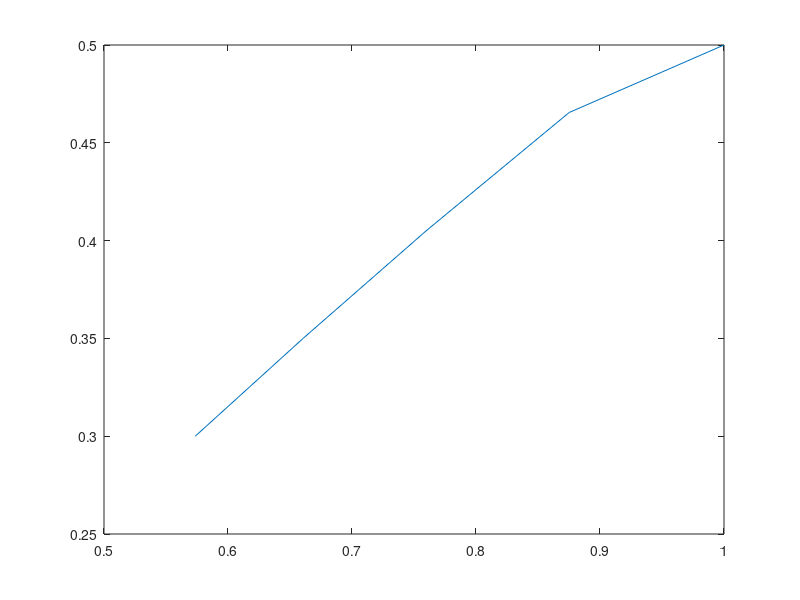
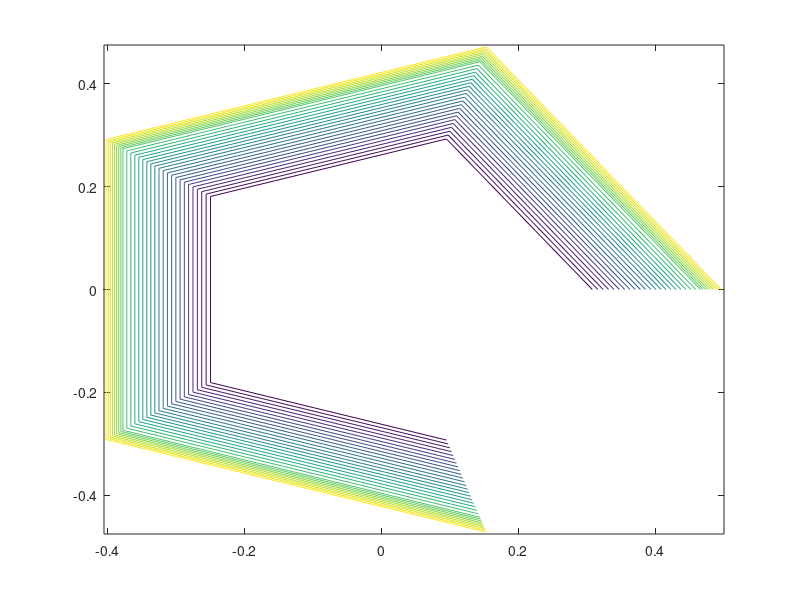
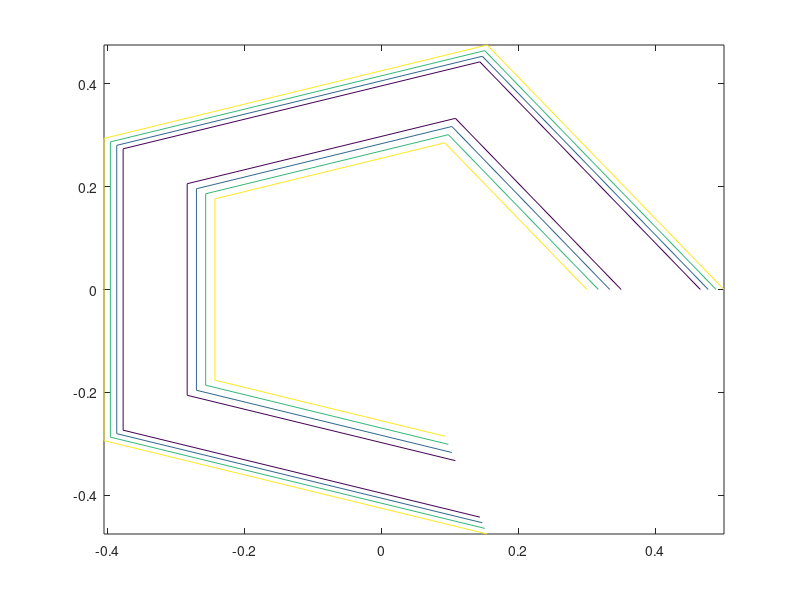

Source code (MATLAB) for these figures, in order:
clc
clear all
tic;
format long
alpha=1.1;
nu=1;
k1=5000;
delta_r1(1)=0.05;
r(1)=0.3;
i=1;
while r(i)<0.5
    delta_r1(i+1)=alpha*delta_r1(i);
    r(i+1)=r(i)+delta_r1(i);
   
%     delta_r(i)=abs(r(i+1)-r(i));
        i=i+1;
end
Imax=i;
r(Imax)=0.5;
delta_r1(Imax-1)=0.5-r(Imax-1);
for i=1:Imax-1
delta_r(i)=delta_r1(i);
end


delta_teta=2*pi/Imax;
teta=[0:delta_teta:2*pi-delta_teta];
w=zeros(Imax,Imax,k1);
w(:,1,:)=-5.625;
w(:,Imax,:)=-5.625;
 
for j=1:Imax-1
    A(j)=(2)/((delta_r(j)^2)*alpha*(alpha+1));
    B(j)=1/(r(j)*alpha*delta_r(j)*(1+alpha));
    C(j)=1/(r(j)*delta_teta)^2;
    %E(j)=1/(r(j)*A(j))+2/(A(j));
    %F(j)=-alpha^2*(1/(r(j)*A(j)))+2*alpha/(A(j)*delta_r(j));
end
  
D=zeros(Imax,Imax,k1);
si=ones(Imax,Imax,k1);
si(:,Imax,:)=1;
si1=ones(Imax,Imax,k1);
si0=ones(Imax,Imax,k1);

v=1;
k=1;
while v>10^(-6)
%    for k=1:1000   
      for i=1:Imax
si0(i,1,k)=si(i,2,k)-(2*(alpha)*delta_r(1)*1.5);
end

for i=2:Imax-1
        
        si(i,1,k+1)=(-si(i,2,k)*(A(1)+B(1))-si0(i,1,k)*(A(1)*alpha-(alpha^2)*B(1))-si(i+1,1,k)*C(1)-si(i-1,1,k)*C(1)-w(i,1,k))/(-A(1)*(alpha+1)+B(1)*((alpha^2)-1)-2*C(1));

     
end
        si(Imax,1,k+1)=(-si(Imax,2,k)*(A(1)+B(1))-si0(Imax,1,k)*(A(1)*alpha-(alpha^2)*B(1))-si(1,1,k)*C(1)-si(Imax-1,1,k)*C(1)-w(Imax,1,k))/(-A(1)*(alpha+1)+B(1)*((alpha^2)-1)-2*C(1));
        si(1,1,k+1)=(-si(1,2,k)*(A(1)+B(1))-si0(1,1,k)*(A(1)*alpha-(alpha^2)*B(1))-si(2,1,k)*C(1)-si(Imax,1,k)*C(1)-w(1,1,k))/(-A(1)*(alpha+1)+B(1)*((alpha^2)-1)-2*C(1));
% si(:,1,k)=(3*delta_r(1)-4*si(1,2,k)-si(1,3,k))/3;

for j=2:Imax-1
    
    for i=2:Imax-1
        
        si(i,j,k+1)=(-si(i,j+1,k)*(A(j)+B(j))-si(i,j-1,k)*(A(j)*alpha-(alpha^2)*B(j))-si(i+1,j,k)*C(j)-si(i-1,j,k)*C(j)-w(i,j,k))/(-A(j)*(alpha+1)+B(j)*((alpha^2)-1)-2*C(j));

     
    end
        si(Imax,j,k+1)=(-si(Imax,j+1,k)*(A(j)+B(j))-si(Imax,j-1,k)*(A(j)*alpha-(alpha^2)*B(j))-si(1,j,k)*C(j)-si(Imax-1,j,k)*C(j)-w(Imax,j,k))/(-A(j)*(alpha+1)+B(j)*((alpha^2)-1)-2*C(j));
 
        si(1,j,k+1)=(-si(1,j+1,k)*(A(j)+B(j))-si(1,j-1,k)*(A(j)*alpha-(alpha^2)*B(j))-si(2,j,k)*C(j)-si(Imax,j,k)*C(j)-w(1,j,k))/(-A(j)*(alpha+1)+B(j)*((alpha^2)-1)-2*C(j));
end

%  for i=2:Imax-1
%    si(i,1,k+1)=si(i,2,k+1)-r(1)*5*delta_r(1);
% 
%  end
%  si(Imax,1,k+1)=si(Imax,2,k+1)-r(1)*5*delta_r(1);
%  si(1,1,k+1)=si(1,2,k+1)-r(1)*5*delta_r(1);
  v=max(max(abs(si(:,:,k+1)-si(:,:,k))));
 
for j=2:Imax-1
    for i=2:Imax-1
        D(1,j,k)=nu*(alpha+1)*A(j)-((alpha^2)-1)*nu*B(j)+2*nu*C(j)+((alpha^2)-1)*B(j)*(si(2,j,k+1)-si(Imax,j,k+1))/(2*delta_teta);

    
        D(i,j,k)=nu*(alpha+1)*A(j)-((alpha^2)-1)*nu*B(j)+2*nu*C(j)+((alpha^2)-1)*B(j)*(si(i+1,j,k+1)-si(i-1,j,k+1))/(2*delta_teta);

    end
        D(Imax,j,k)=nu*(alpha+1)*A(j)-((alpha^2)-1)*nu*B(j)+2*nu*C(j)+((alpha^2)-1)*B(j)*(si(1,j,k+1)-si(Imax-1,j,k+1))/(2*delta_teta);

end

   for j=2:Imax-1

      for i=2:Imax-1
        w(1,j,k+1)=(w(1,j+1,k)*(nu*A(j)+nu*B(j)-B(j)*((si(2,j,k+1)-si(Imax,j,k+1))/(2*delta_teta)))+...
            w(1,j-1,k)*(alpha*nu*A(j)-(alpha^2)*nu*B(j)+(alpha^2)*B(j)*(si(2,j,k+1)-si(Imax-1,j,k+1))/(2*delta_teta))+...
            w(2,j,k)*(nu*C(j)-B(j)*(si(1,j+1,k+1)-(alpha^2)*si(1,j-1,k+1)+((alpha^2)-1)*si(1,j,k+1))/(2*delta_teta))+...
            w(Imax,j,k)*(nu*C(j)+B(j)*(si(1,j+1,k+1)-(alpha^2)*si(1,j-1,k+1)+((alpha^2)-1)*si(1,j,k+1))/(2*delta_teta)))/D(1,j,k);
        
        w(i,j,k+1)=(w(i,j+1,k)*(nu*A(j)+nu*B(j)-B(j)*((si(i+1,j,k+1)-si(i-1,j,k+1))/(2*delta_teta)))+...
            w(i,j-1,k)*(alpha*nu*A(j)-(alpha^2)*nu*B(j)+(alpha^2)*B(j)*(si(i+1,j,k+1)-si(i-1,j,k+1))/(2*delta_teta))+...
            w(i+1,j,k)*(nu*C(j)-B(j)*(si(i,j+1,k+1)-(alpha^2)*si(i,j-1,k+1)+((alpha^2)-1)*si(i,j,k+1))/(2*delta_teta))+...
            w(i-1,j,k)*(nu*C(j)+B(j)*(si(i,j+1,k+1)-(alpha^2)*si(i,j-1,k+1)+((alpha^2)-1)*si(i,j,k+1))/(2*delta_teta)))/D(i,j,k);
         
         w(Imax,j,k+1)=(w(Imax,j+1,k)*(nu*A(j)+nu*B(j)-B(j)*((si(1,j,k+1)-si(Imax-1,j,k+1))/(2*delta_teta)))+...
            w(Imax,j-1,k)*(alpha*nu*A(j)-(alpha^2)*nu*B(j)+(alpha^2)*B(j)*(si(1,j,k+1)-si(Imax-1,j,k+1))/(2*delta_teta))+...
            w(1,j,k)*(nu*C(j)-B(j)*(si(1,j+1,k+1)-(alpha^2)*si(1,j-1,k+1)+((alpha^2)-1)*si(1,j,k+1))/(2*delta_teta))+...
            w(Imax-1,j,k)*(nu*C(j)+B(j)*(si(Imax,j+1,k+1)-(alpha^2)*si(Imax,j-1,k+1)+((alpha^2)-1)*si(Imax,j,k+1))/(2*delta_teta)))/D(Imax,j,k);
      end

  end
 k=k+1;
  end
%  
si1=si(:,:,k);
w1=w(:,:,k);
% 
% % [T R]=pol2cart(teta,r(1,:));
% % [X Y]= meshgrid(T,R); 
% % 
% % figure(1)
% % contour(X,Y,si1,30)
% % colorbar;
% % 
% % figure(2)
% % contour(X,Y,w1)
% % colorbar
% 
% %%
figure(1)
[x,y]=meshgrid(r,teta);
plot(si1(1,:),r)

% figure(1)
[b,o]=pol2cart(y,x);
% contour(y,x,si1)
% 
figure(2)
contour(b,o,si1,30)

figure(3)
%  plot(w1(1,:),r)
 contour(b,o,w1,30)

% %%
% for j=1:Imax
%     for i=2:Imax-1
% Vr(i,j)=(si(i+1,j,k)-si(i-1,j,k))/(r(j)*2*delta_teta);
%     end
% Vr(1,j)=(si(2,j,k)-si(Imax,j,k))/(r(j)*2*delta_teta);
% Vr(Imax,j)=(si(1,j,k)-si(Imax-1,j,k))/(r(j)*2*delta_teta);
% 
% end
% for j=1:Imax-1
%     for i=1:Imax-1
% Vt(i,j)=(si(i+1,j,k+1)-si(i,j,k))/(2*delta_r(j));
%     end
% Vt(Imax,j)=(si(1,j,k+1)-si(Imax,j,k))/(2*delta_r(j));
% 
% end
% figure(8)
% plot(r,Vt);
toc;
